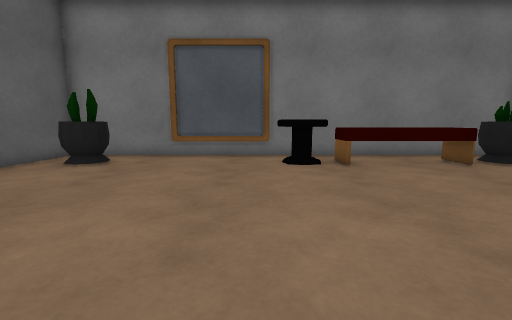
View 1 (above)

17 first-person views from a walk through a 3-D level made in the Unity game engine. The camera is 0.64 m above the floor, tilts 8° down and sees 90° across. The floor is counted in squares, 0.5 m on a side. Each view is taken from the middle of a square. On the plan, view 1 faces up. The plan holds only what a view shows up to about 12 squares ahead; the rest is blank. The player is left out.

View 2
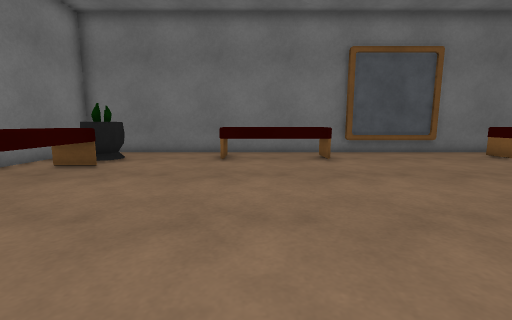

View 3
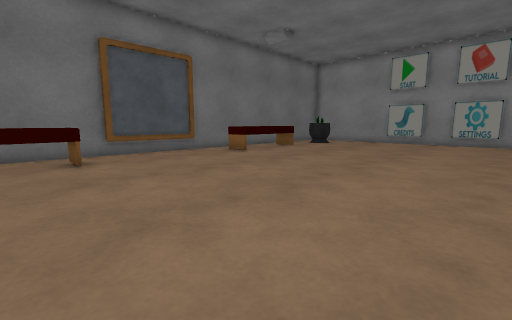

View 4
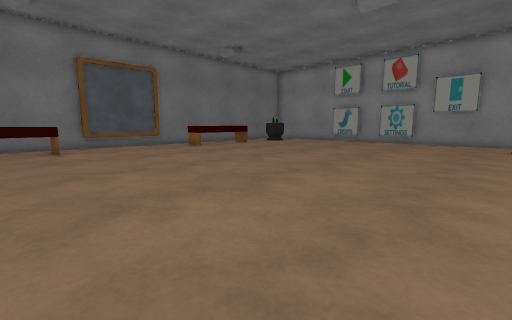

View 5
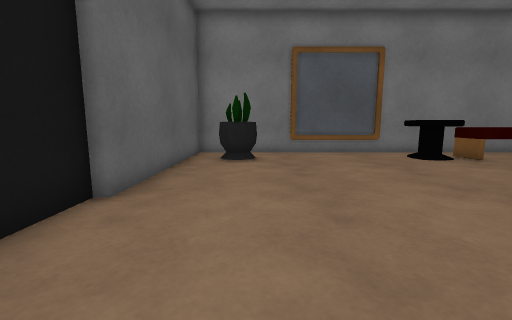

View 6
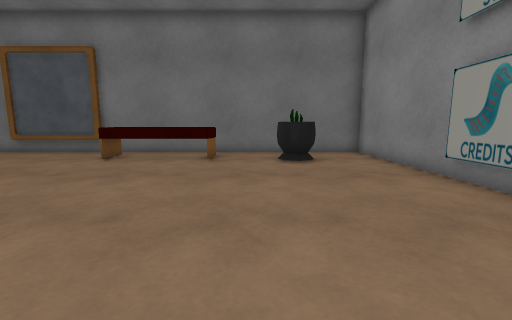

View 7
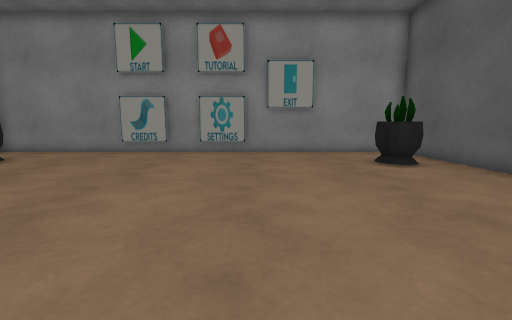

View 8
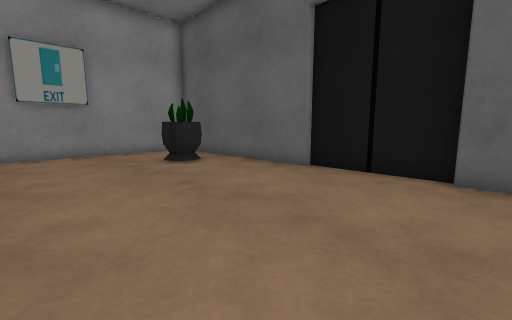

View 9
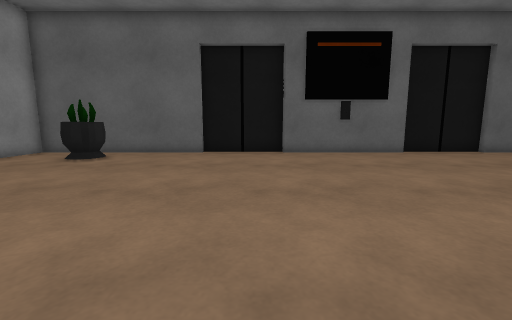

View 10
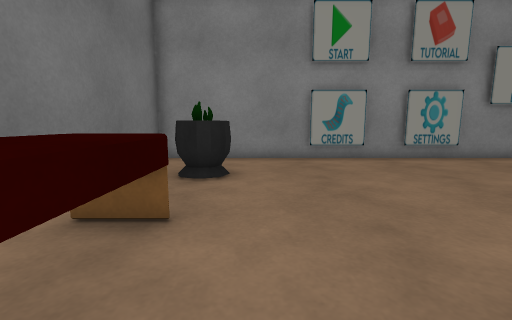

View 11
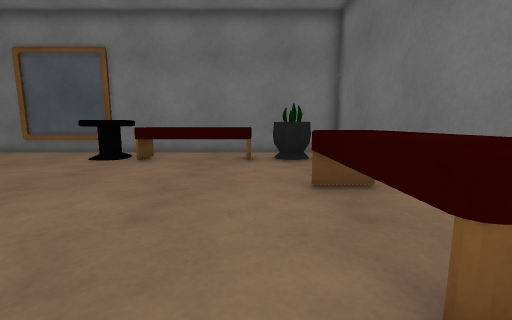

View 12
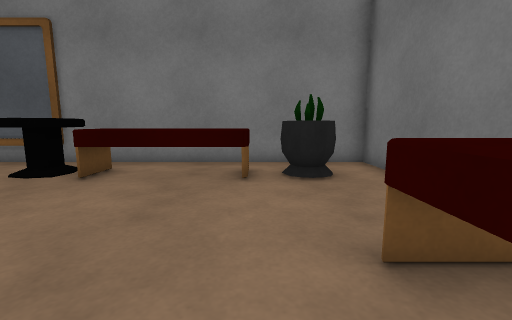

View 13
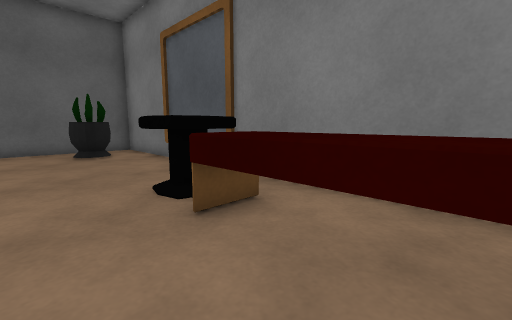

View 14
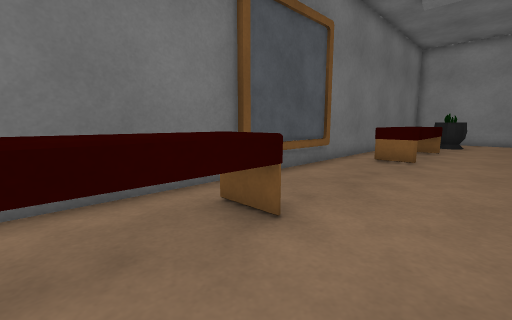

View 15
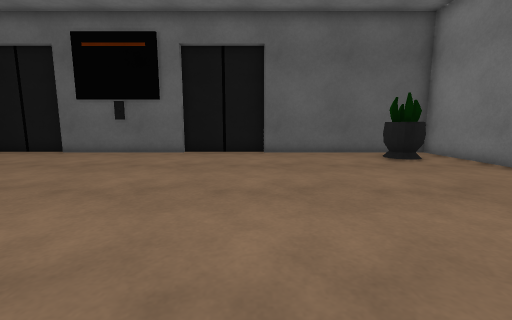

View 16
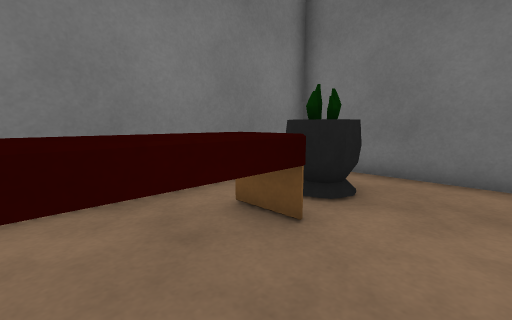

View 17
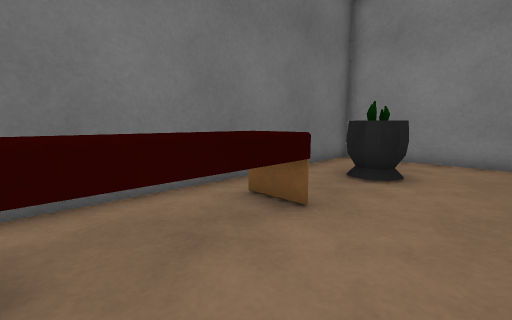

### Floor plan
Points are (right, up) in squares from view 1. A wall is a line through its corners. A room is listed if a view was taken in it or the views show most of it. See-through windows are left out.
Room 1 (views 1, 2, 3, 4, 5, 6, 7, 8, 9, 10, 11, 12, 13, 14, 15, 16, 17)
walls: (-7.6, -0.2) (-7.6, -5.9); (-7.9, -5.8) (-7.9, -9.5); (-7.6, -9.4) (-7.6, -16.7) (10.6, -16.7) (10.6, 10.6) (-7.6, 10.6) (-7.6, 3.2); (-7.9, 3.4) (-7.9, -0.4); (-5.7, -12.7) (-5.1, -12.9) (-5, -13.5) (-5.1, -13.8); (8.2, -12.8) (8.7, -12.9); (8.2, -13.2) (8.7, -13.4); (7.6, -13.6) (7.8, -13.1); (-5.6, 7.8) (-6.1, 8); (8.4, 7.8) (7.8, 8) (7.6, 8.6); (-5.1, 8.9) (-5, 8.4); (-0.6, -16.5) (1.5, -16.5); (2.9, -16.5) (5, -16.5)
objects: other object (1, 8) to (2, 9); bench (3, 8) to (7, 9); bench (8, -10) to (9, -6); bench (8, 0) to (9, 4)

Positions as (right, up) in squares from view 1, and headings:
1: (0, 0), facing up
2: (-1, 3), facing right
3: (-1, 2), facing down-right
4: (-5, 2), facing down-right
5: (-5, -1), facing up
6: (-1, -12), facing right
7: (-1, -5), facing down
8: (-1, -5), facing down-left
9: (4, -7), facing left
10: (7, -7), facing down
11: (7, -1), facing up
12: (7, 2), facing up
13: (6, 6), facing up-left
14: (6, 3), facing down-right
15: (4, 3), facing left
16: (4, 6), facing up-right
17: (6, -7), facing down-right
